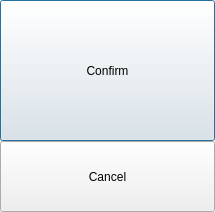
<?xml version="1.0" encoding="UTF-8"?>
<ui version="4.0">
 <class>ConfirmMoveDialog</class>
 <widget class="QDialog" name="ConfirmMoveDialog">
  <property name="geometry">
   <rect>
    <x>0</x>
    <y>0</y>
    <width>215</width>
    <height>212</height>
   </rect>
  </property>
  <property name="windowTitle">
   <string>Dialog</string>
  </property>
  <layout class="QVBoxLayout" name="verticalLayout">
   <property name="spacing">
    <number>0</number>
   </property>
   <property name="leftMargin">
    <number>0</number>
   </property>
   <property name="topMargin">
    <number>0</number>
   </property>
   <property name="rightMargin">
    <number>0</number>
   </property>
   <property name="bottomMargin">
    <number>0</number>
   </property>
   <item>
    <widget class="QPushButton" name="confirmButton">
     <property name="sizePolicy">
      <sizepolicy hsizetype="Minimum" vsizetype="MinimumExpanding">
       <horstretch>1</horstretch>
       <verstretch>2</verstretch>
      </sizepolicy>
     </property>
     <property name="text">
      <string>Confirm</string>
     </property>
     <property name="iconSize">
      <size>
       <width>100</width>
       <height>100</height>
      </size>
     </property>
    </widget>
   </item>
   <item>
    <widget class="QPushButton" name="cancelButton">
     <property name="sizePolicy">
      <sizepolicy hsizetype="Minimum" vsizetype="MinimumExpanding">
       <horstretch>1</horstretch>
       <verstretch>1</verstretch>
      </sizepolicy>
     </property>
     <property name="text">
      <string>Cancel</string>
     </property>
    </widget>
   </item>
  </layout>
 </widget>
 <resources/>
 <connections/>
</ui>
